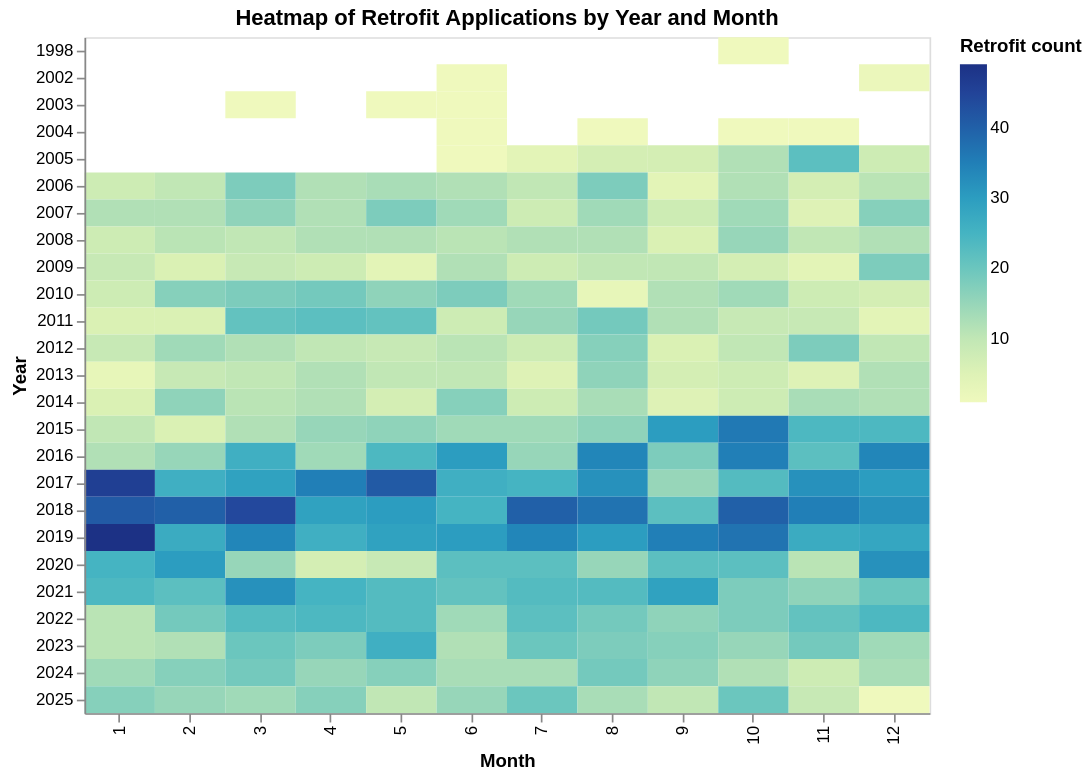

Notebook code cell kept with this figure:
### Code cell
# Monthly dynamics: heatmap by year-month

monthly_retro = (
    retrofits_valid.groupby("year_month")
    .size()
    .reset_index(name="retrofit_count")
)

monthly_retro["year"] = monthly_retro["year_month"].dt.year.astype(str)
monthly_retro["month"] = monthly_retro["year_month"].dt.month

alt.Chart(monthly_retro).mark_rect().encode(
    x=alt.X("month:O", title="Month"),
    y=alt.Y("year:O", title="Year"),
    color=alt.Color("retrofit_count:Q", title="Retrofit count"),
    tooltip=["year_month:T", "retrofit_count:Q"],
).properties(
    width=500,
    height=400,
    title="Heatmap of Retrofit Applications by Year and Month",
)

### Figure 1 — Vega-Lite specification as saved in the notebook (floating-point values rounded to 4 significant figures; data arrays with more than 128 entries replaced by an {"elided": "..."} marker saying what was removed)
{"config": {"view": {"continuousWidth": 300, "continuousHeight": 300}}, "data": {"name": "data-5f00a7af1ed772802aee871413c01cc7"}, "mark": {"type": "rect"}, "encoding": {"color": {"field": "retrofit_count", "title": "Retrofit count", "type": "quantitative"}, "tooltip": [{"field": "year_month", "type": "temporal"}, {"field": "retrofit_count", "type": "quantitative"}], "x": {"field": "month", "title": "Month", "type": "ordinal"}, "y": {"field": "year", "title": "Year", "type": "ordinal"}}, "height": 400, "title": "Heatmap of Retrofit Applications by Year and Month", "width": 500, "$schema": "https://vega.github.io/schema/vega-lite/v6.1.0.json", "datasets": {"data-5f00a7af1ed772802aee871413c01cc7": {"elided": "257 records"}}}
